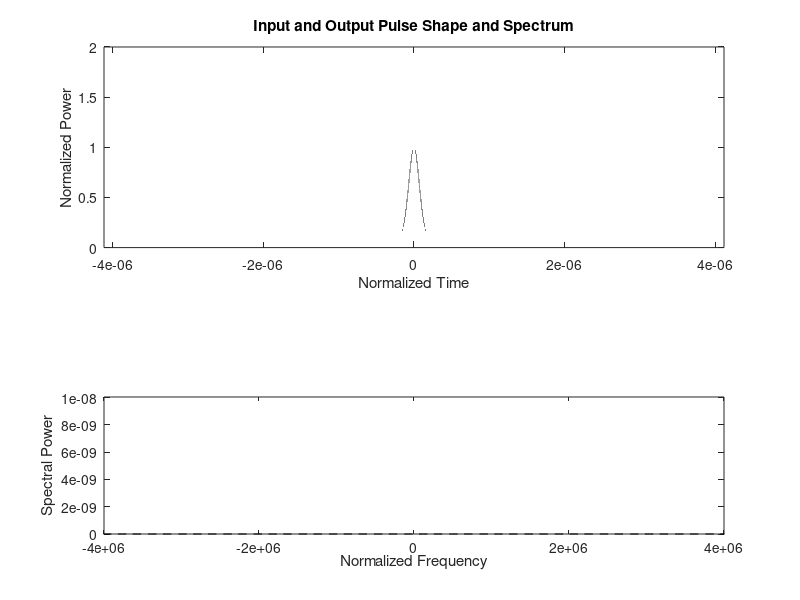

Reproduce this figure in MATLAB.
clc;
clear;
close all;

% --- Frequency parameters
% 400 GHz frequency span, -fmax:fmax-df
fmax = 4e11; % [Hz]
% number of spectrum points
fn = 2^20;
% spectrum resolution
df = 2*fmax/fn; % [Hz]
% spectrum axis
f = df*[(0:fn/2-1) (-fn/2:-1)];
% ---

% --- Time parameters
% Time domain
% time window, -tmax:tmax-dt
tmax = pi/df; % [s]
% time resolution
dt = 2*tmax/fn; % [s]
% time axis
t = dt*(-fn/2:fn/2-1);
% ---

% --- Fiber parameters
% D = 17 [ps/nm/km]
% wavelength = 1.55 [um]
% speed_light = 2.99792458e5 [km/s]
% beta2 = -D*wavelength^2/(speed_light*2*pi) [ns^2/km]
distance = 100; % [km], span length
beta2 = -2.1683e-05; % [ns^2/km], GVD
gamma = 1.27e-3; % [(W*m)^-1], nonlinear coefficient of SMF 
alpha = 0.2; % [dB/km], attenuation in dB
alpha = log(10)*alpha/10; % [1/km] in linear
% ---

% --- Spatial parameters
Ld = dt^2/abs(beta2)*1e18; % [km], dispersion distance
zn = round(20*distance/Ld*gamma^2*1e6); % Number of z steps
dz = distance/zn; % [km], step size in z
% ---

% --- Generate a pulse
uu = sech(t*1e7).*exp(-0.5*1i*1*t.^2);
% ---

% plot(t, abs(uu).^2)

% --- Plot input pulse shape and spectrum
temp = fftshift(ifft(uu)).*(fn*dt)/sqrt(2*pi); % spectrum
figure; subplot(2,1,1);
plot(t, abs(uu).^2, '--k'); hold on;
axis([-tmax tmax 0 max(abs(uu).^2)*2]);
xlabel('Normalized Time');
ylabel('Normalized Power');
title('Input and Output Pulse Shape and Spectrum');
subplot(2,1,2);
plot(fftshift(f)/(2*pi), abs(temp).^2, '--k'); hold on;
axis([-fmax/1e5 fmax/1e5 0 max(abs(temp).^2)*2]);
xlabel('Normalized Frequency');
ylabel('Spectral Power');
% ---

% --- Store dispersive phase shifts to speedup code
dispersion = exp(0.5*1i*beta2*f.^2*dz); % phase factor
hhz = 1i*gamma^2*dz; % nonlinear phase factor
